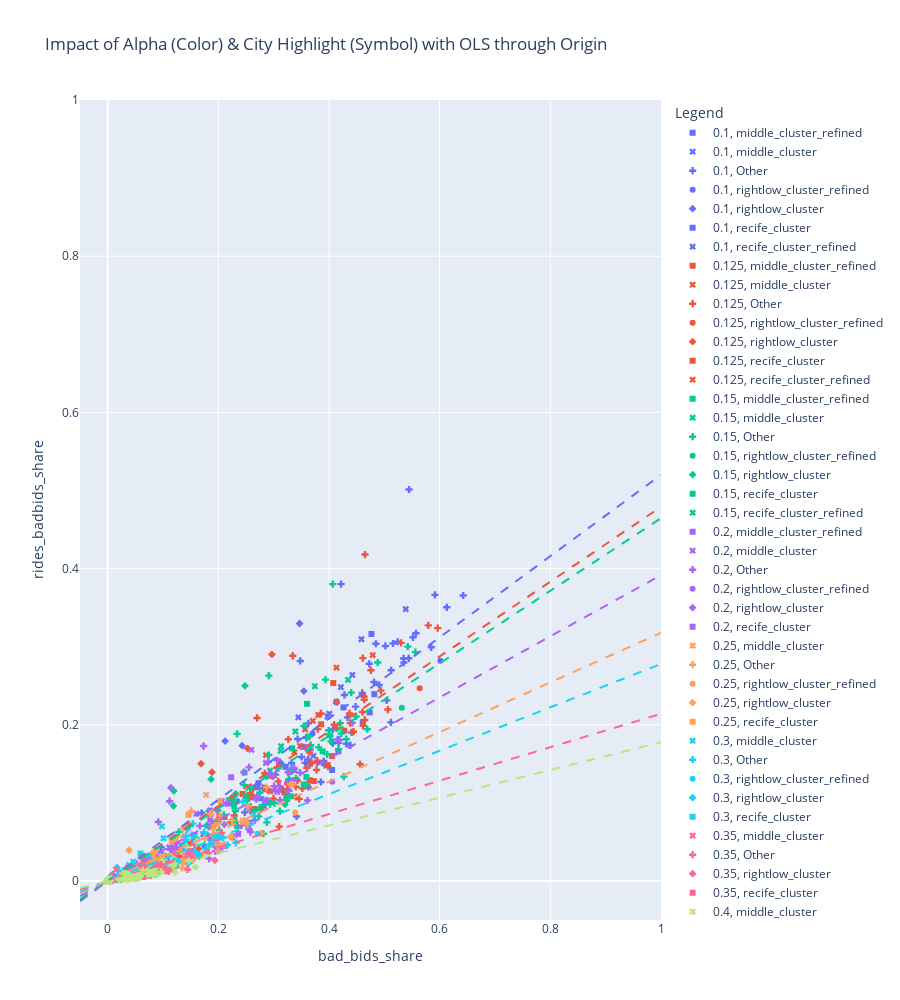

Write notebook code for a chart like this one.
### Code cell
df_filtered = result_df.copy()
df_filtered['alpha_value_str'] = df_filtered['alpha_value'].astype(str)

df_filtered['highlight_status'] = 'Other'

df_filtered.loc[df_filtered['city_id'].isin(city_ids_for_veracrus), 'highlight_status'] = 'recife_cluster'
df_filtered.loc[df_filtered['city_id'].isin(middle_city_ids_for_v2), 'highlight_status'] = 'middle_cluster'
df_filtered.loc[df_filtered['city_id'].isin(rightlow_city_ids_for_v2), 'highlight_status'] = 'rightlow_cluster'

try:
    df_filtered.loc[recife_cluster_refined.index, 'highlight_status'] = 'recife_cluster_refined'
    df_filtered.loc[middle_cluster_refined.index, 'highlight_status'] = 'middle_cluster_refined'
    df_filtered.loc[rightlow_cluster_refined.index, 'highlight_status'] = 'rightlow_cluster_refined'
except:
    pass

df_filtered = df_filtered[df_filtered['rides_count'] >= MIN_COMPLETED_ORDERS].copy()

if df_filtered.empty:
    print(f"DataFrame пуст после фильтрации с MIN_COMPLETED_ORDERS = {MIN_COMPLETED_ORDERS}. График не будет построен.")
else:
    fig = px.scatter(df_filtered,
                     x='bad_bids_share',
                     y='rides_badbids_share',
                     color='alpha_value_str',
                     symbol='highlight_status',
                     symbol_map={
                         'puerto': 'star',
                         'puerto_candidates': 'cross'
                     },
                     hover_data=df_filtered.columns.tolist(),
                     title='Impact of Alpha (Color) & City Highlight (Symbol) with OLS through Origin',
                     labels={
                         'share_of_bad_bids': 'Share of Bad Bids',
                         'share_done_orders_with_bad_tender': 'Share of Completed Orders with Bad Tender',
                         'alpha_value_str': 'Alpha Value',
                         'highlight_status': 'City Status'
                     }
                    )

    alpha_color_map = {}
    for trace in fig.data:
        alpha_val_for_trace = trace.legendgroup
        if alpha_val_for_trace not in alpha_color_map:
            alpha_color_map[alpha_val_for_trace] = trace.marker.color
    print(alpha_color_map)

    unique_alpha_values = sorted(df_filtered['alpha_value_str'].unique())

    for current_alpha_str in unique_alpha_values:
        # Данные для OLS берутся по ВСЕМ точкам для текущего current_alpha_str
        group_data_for_ols = df_filtered[df_filtered['alpha_value_str'] == current_alpha_str]

        x_data = group_data_for_ols['bad_bids_share']
        y_data = group_data_for_ols['rides_badbids_share']

        valid_indices = x_data.notna() & y_data.notna()
        x_clean = x_data[valid_indices]
        y_clean = y_data[valid_indices]

        if len(x_clean) >= 2:
            try:
                model = sm.OLS(y_clean, x_clean)
                results = model.fit()

                if results.params.empty:
                    print(f"Предупреждение: Параметры OLS пусты для alpha_value_str = {current_alpha_str}.")
                    continue
                
                slope = results.params.iloc[0]

                if pd.notna(slope) and np.isfinite(slope):
                    x_range_for_line = np.array([-0.05, 1.0])
                    y_line = slope * x_range_for_line
                    
                    line_color = get_color_for_alpha(current_alpha_str, alpha_color_map)
                    if line_color is None:
                        print(f"Предупреждение: Цвет не найден для OLS alpha_value_str = {current_alpha_str}. Используется черный.")
                        line_color = 'rgba(0,0,0,0.5)'

                    fig.add_trace(go.Scatter(
                        x=x_range_for_line,
                        y=y_line,
                        mode='lines',
                        name=f'OLS Trend ({current_alpha_str})',
                        line=dict(color=line_color, width=2, dash='dash'),
                        legendgroup=f"group_{current_alpha_str}", 
                        showlegend=True
                    ))
                else:
                    print(f"Предупреждение: Наклон (slope) NaN/Inf для alpha_value_str = {current_alpha_str}.")
            except Exception as e:
                print(f"Ошибка OLS для alpha_value_str = {current_alpha_str}: {e}")
        else:
            print(f"Мало данных (нужно >= 2, есть {len(x_clean)}) для OLS alpha_value_str = {current_alpha_str}.")

    fig.update_layout(
        xaxis=dict(range=[-0.05, 1]),
        yaxis=dict(range=[-0.05, 1]),
        height=1000,
        legend_title_text="Legend"
    )

    fig.show()
